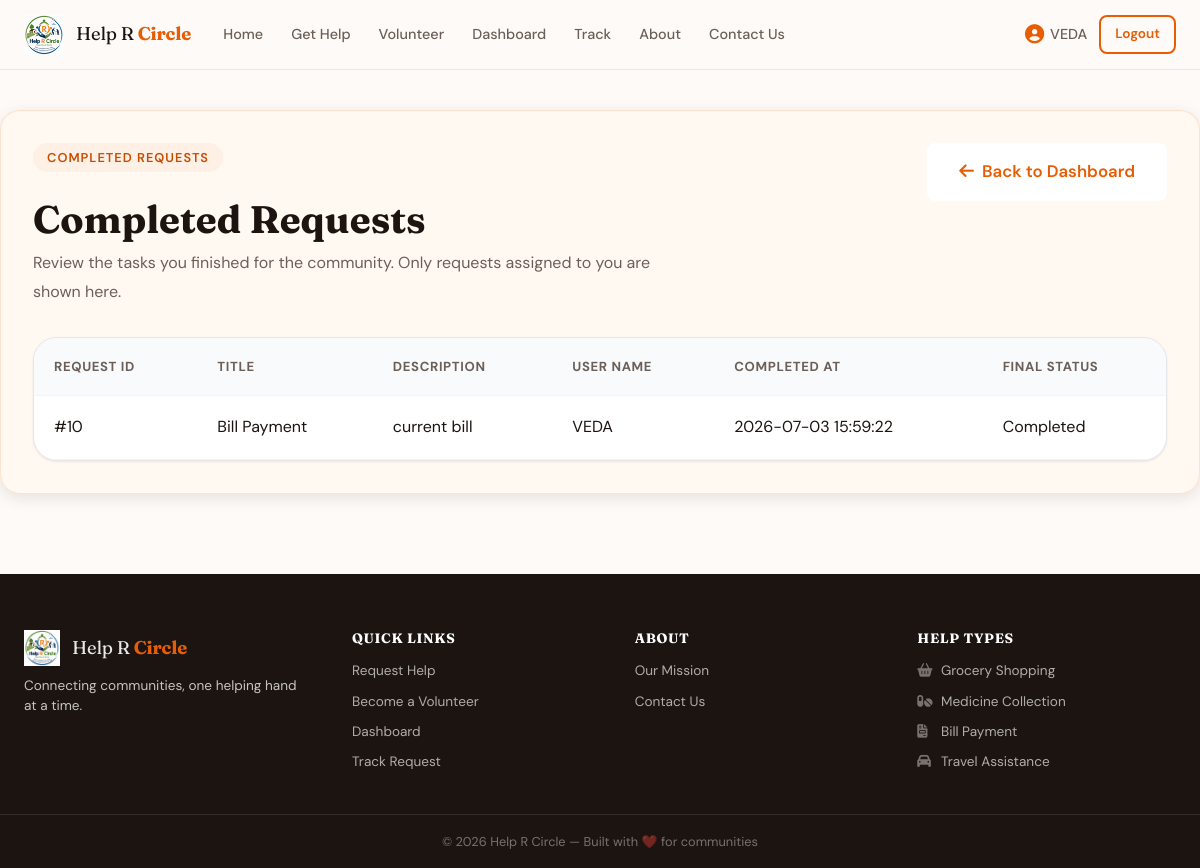
/dashboard/completed-requests (signed in), run on the app's committed database.
### tables this page shows
CREATE TABLE help_requests (
                id              INTEGER PRIMARY KEY AUTOINCREMENT,
                name            TEXT    NOT NULL,
                phone           TEXT    NOT NULL,
                location        TEXT    NOT NULL,
                help_type       TEXT    NOT NULL,
                description     TEXT    NOT NULL,
                urgency         TEXT    DEFAULT 'normal',
                status          TEXT    DEFAULT 'pending',
                volunteer_name  TEXT    DEFAULT NULL,
                created_at      TEXT    DEFAULT (datetime('now', 'localtime')),
                updated_at      TEXT    DEFAULT (datetime('now', 'localtime'))
            , user_id INTEGER REFERENCES users(id), volunteer_id INTEGER REFERENCES volunteers(id), volunteer_phone TEXT, volunteer_email TEXT, volunteer_location TEXT, volunteer_skills TEXT, accepted_at TEXT, on_the_way_at TEXT, reached_at TEXT, helping_started_at TEXT, completed_at TEXT, request_latitude REAL, request_longitude REAL, volunteer_latitude REAL, volunteer_longitude REAL, assistance_started_at TEXT, last_location_update TEXT, journey_started_at TEXT);

### app.py (the view)
@app.route("/dashboard/completed-requests")
@volunteer_required
def completed_requests():
    volunteer_user_id = session.get('user_id')
    volunteer = db.get_volunteer_by_user_id(volunteer_user_id)
    if not volunteer:
        flash("Unable to locate your volunteer profile. Please contact support.", "error")
        return redirect(url_for('dashboard'))
    completed_requests = db.get_completed_requests_by_volunteer(volunteer['id'])
    return render_template("completed_requests.html",
                           requests=completed_requests,
                           volunteer_name=volunteer.get('name'))

### app.py (called while the page is built)
def volunteer_required(f):
    @wraps(f)
    def decorated_function(*args, **kwargs):
        if 'user_id' not in session:
            flash("Please log in first.", "error")
            return redirect(url_for('login'))
        if session.get('role') != 'volunteer':
            flash("You need to be a volunteer to access this page.", "error")
            return redirect(url_for('index'))
        return f(*args, **kwargs)
    return decorated_function

### database.py (called while the page is built)
    def _connect(self):
        conn = sqlite3.connect(DB_PATH)
        conn.row_factory = sqlite3.Row
        conn.execute("PRAGMA foreign_keys = ON")
        return conn

    def get_completed_requests_by_volunteer(self, volunteer_id):
        conn = self._connect()
        rows = conn.execute(
            "SELECT * FROM help_requests WHERE volunteer_id = ? AND status = 'completed' "
            "ORDER BY datetime(completed_at) DESC",
            (volunteer_id,)
        ).fetchall()
        conn.close()
        return rows

    def get_volunteer_by_user_id(self, user_id):
        conn = self._connect()
        volunteer = conn.execute(
            "SELECT * FROM volunteers WHERE user_id = ?", (user_id,)
        ).fetchone()
        conn.close()
        return dict(volunteer) if volunteer else None

### templates/completed_requests.html (shortened to what this page needs)
{% extends "base.html" %}
{% block content %}
<section class="dashboard-section container">
  <div class="user-dashboard-shell">
    <div class="dashboard-topbar">
      <div class="dashboard-header-copy">
        <span class="section-tag">Completed Requests</span>
        <h1>Completed Requests</h1>
        <p class="muted">Review the tasks you finished for the community. Only requests assigned to you are shown here.</p>
      </div>
      <div class="dashboard-action-row">
        <a href="{{ url_for('dashboard') }}" class="btn btn-white btn-lg"><i class="fas fa-arrow-left"></i> Back to Dashboard</a>
      </div>
    </div>
    {% if requests and requests|length > 0 %}
    <div class="table-card">
      <div class="table-scroll">
        <table class="data-table">
          <thead>
            <tr>
              <th>Request ID</th>
              <th>Title</th>
              <th>Description</th>
              <th>User Name</th>
              <th>Completed At</th>
              <th>Final Status</th>
            </tr>
          </thead>
          <tbody>
            {% for req in requests %}
            <tr>
              <td>#{{ req['id'] }}</td>
              <td>{{ req['help_type'] }}</td>
              <td>{{ req['description'][:90] }}{% if req['description']|length > 90 %}…{% endif %}</td>
              <td>{{ req['name'] or 'Unknown' }}</td>
              <td>{{ req['completed_at'] or 'N/A' }}</td>
              <td>{{ req['status']|replace('_', ' ')|capitalize }}</td>
            </tr>
            {% endfor %}
          </tbody>
        </table>
      </div>
    </div>
    {% endif %}
  </div>
</section>
{% endblock %}

### static/css/style.css (style rules this page uses)
:root { --primary: #E85D04; --primary-dark: #C44D00; --primary-light:#FFF0E6; --secondary: #2D6A4F; --secondary-lt: #E8F5EE; --accent: #F4A261; --teal: #0D9488; --purple: #7C3AED; --bg: #FDFAF7; --bg-tinted: #FFF8F2; --surface: #FFFFFF; --border: #EDE8E3; --border-dark: #D0C8C0; --text: #1C1410; --text-muted: #6B6059; --text-light: #9E9189; --status-pending: #D97706; --status-accepted: #059669; --status-completed: #1D4ED8; --status-cancelled: #DC2626; --shadow-sm: 0 1px 3px rgba(0,0,0,.08); --shadow-md: 0 4px 16px rgba(0,0,0,.10); --shadow-lg: 0 10px 40px rgba(0,0,0,.12); --radius: 12px; --radius-lg: 20px; --radius-sm: 8px; --font-display: 'Fraunces', Georgia, serif; --font-body: 'DM Sans', system-ui, sans-serif; --nav-h: 70px; --max-w: 1200px; }
*, *::before, *::after { box-sizing: border-box; margin: 0; padding: 0; }
html { scroll-behavior: smooth; font-size: 16px; }
body { font-family: var(--font-body); background: var(--bg); color: var(--text); line-height: 1.65; min-height: 100vh; }
a { color: var(--primary); text-decoration: none; }
h1,h2,h3,h4 { font-family: var(--font-display); line-height: 1.2; color: var(--text); }
.container { max-width: var(--max-w); margin: 0 auto; padding: 0 24px; }
.section-tag { display: inline-block; background: var(--primary-light); color: var(--primary-dark); font-size: .8rem; font-weight: 600; letter-spacing: .08em; text-transform: uppercase; padding: 4px 14px; border-radius: 100px; margin-bottom: .8rem; }
.btn { display: inline-flex; align-items: center; gap: 8px; padding: 10px 22px; border-radius: var(--radius-sm); font-family: var(--font-body); font-weight: 600; font-size: .95rem; cursor: pointer; border: 2px solid transparent; transition: all .2s ease; text-decoration: none; }
.btn-white { background: #fff; color: var(--primary); }
.btn-lg { padding: 13px 30px; font-size: 1.05rem; }
.dashboard-section { display: grid; gap: 18px; }
.table-card { background: #fff; border: 1px solid #E5E7EB; border-radius: 24px; box-shadow: var(--shadow-sm); overflow: hidden; }
.table-scroll { overflow-x: auto; }
.data-table { width: 100%; border-collapse: collapse; min-width: 720px; }
.data-table th, .data-table td { padding: 18px 20px; text-align: left; border-bottom: 1px solid #F1F5F9; }
.data-table thead { background: #F8FAFC; }
.data-table th { color: var(--text-muted); font-size: .82rem; letter-spacing: .05em; text-transform: uppercase; }
.dashboard-section { padding: 40px 0 80px; }
.dashboard-topbar { display: flex; justify-content: space-between; align-items: flex-start; gap: 20px; margin-bottom: 30px; flex-wrap: wrap; }
.dashboard-header-copy { max-width: 620px; }
.dashboard-header-copy h1 { font-size: clamp(2rem, 3.2vw, 2.6rem); margin: 14px 0 10px; line-height: 1.05; }
.dashboard-header-copy .muted { color: var(--text-muted); font-size: 1rem; line-height: 1.8; }
.dashboard-action-row { display: flex; flex-wrap: wrap; gap: 12px; align-items: center; }
.dashboard-action-row .btn { min-width: 180px; }
.user-dashboard-shell { background: rgba(255, 248, 240, .85); border-radius: var(--radius-lg); border: 1px solid rgba(232,93,4,.14); padding: 32px; box-shadow: var(--shadow-md); }

### data on the page
help_requests: id "10", help_type "Bill Payment", description "current bill", name "VEDA", completed_at "2026-07-03 15:59:22", status "Completed"

### other printed values
{{ session.get('username') }} "VEDA"
